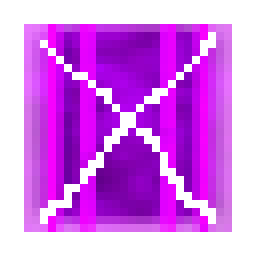
#> input picture Spacebox/Mods/GameSets/Default/Blocks/Lights/Emissions/pink.png, 32 x 32 px, given in place of white.png, which was not available (shown 8 times larger)
$ python torch_textures.py
#> lines starting #> are read from the running program, lines starting #| are printed output that depends on the picture; pictures that were not available may be replaced by others from this repository, and a replacement may not be noted
import os
import sys

from PIL import Image

GAMESET = sys.argv[1] if len(sys.argv) > 1 else os.path.join("Spacebox", "GameSets", "Default")
BLOCKS = os.path.join(GAMESET, "Blocks", "Lights")
EMISSIONS = os.path.join(GAMESET, "Blocks", "Lights", "Emissions")

COLORS = ["white", "blue", "red", "yellow", "cyan", "orange", "green", "pink"]

SIZE = 32
FACE_X0 = 8
FACE_W = 16

BASE = (89, 89, 89, 255)
LIGHT = (112, 112, 112, 255)
HIGHLIGHT = (131, 131, 131, 255)
SHADOW = (68, 68, 68, 255)
DARK = (49, 49, 49, 255)
DARKEST = (27, 27, 27, 255)

LIGHT_INTERIOR = (3, 3, 29, 29)
WINDOW_TOP = 6
WINDOW_BOTTOM = 26

TOP_BAND = [DARK, LIGHT, BASE, BASE, SHADOW, DARKEST]
BOTTOM_BAND = [DARKEST, LIGHT, BASE, BASE, SHADOW, DARK]


def fill(px, x0, y0, x1, y1, color):
    for y in range(y0, y1):
        for x in range(x0, x1):
            px[x, y] = color


def band(px, y0, rows):
    for i, color in enumerate(rows):
        fill(px, 0, y0 + i, SIZE, y0 + i + 1, color)
    x0, x1 = FACE_X0, FACE_X0 + FACE_W
    for i in range(1, len(rows) - 1):
        px[x0, y0 + i] = SHADOW
        px[x1 - 1, y0 + i] = SHADOW
    for x in (x0 + 2, x1 - 3):
        px[x, y0 + 2] = DARKEST
        px[x, y0 + 3] = DARKEST


def window(source):
    return source.crop(LIGHT_INTERIOR).resize((SIZE, WINDOW_BOTTOM - WINDOW_TOP), Image.BOX)


def side_texture(light):
    img = Image.new("RGBA", (SIZE, SIZE), BASE)
    px = img.load()
    band(px, 0, TOP_BAND)
    band(px, WINDOW_BOTTOM, BOTTOM_BAND)
    img.paste(window(light), (0, WINDOW_TOP))
    return img


def side_emission(emission):
    img = Image.new("RGBA", (SIZE, SIZE), (0, 0, 0, 0))
    img.paste(window(emission), (0, WINDOW_TOP))
    return img


def cap_texture():
    img = Image.new("RGBA", (SIZE, SIZE), BASE)
    px = img.load()
    x0, x1 = FACE_X0, FACE_X0 + FACE_W

    for i in range(x0, x1):
        px[i, x0] = DARK
        px[i, x1 - 1] = DARK
        px[x0, i] = DARK
        px[x1 - 1, i] = DARK
    for i in range(x0 + 1, x1 - 1):
        px[i, x0 + 1] = LIGHT
        px[x0 + 1, i] = LIGHT
        px[i, x1 - 2] = SHADOW
        px[x1 - 2, i] = SHADOW

    a, b = x0 + 4, x1 - 4
    for i in range(a, b):
        px[i, a] = SHADOW
        px[a, i] = SHADOW
        px[i, b - 1] = LIGHT
        px[b - 1, i] = LIGHT
    px[a, b - 1] = BASE
    px[b - 1, a] = BASE

    for x, y in ((x0 + 3, x0 + 3), (x1 - 4, x0 + 3), (x0 + 3, x1 - 4), (x1 - 4, x1 - 4)):
        px[x, y] = DARKEST
        px[x + 1, y + 1] = HIGHLIGHT
    return img


def main():
    cap_texture().save(os.path.join(BLOCKS, "torchMetal.png"))
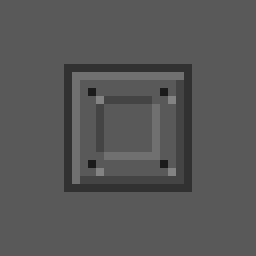
#> saved as torchMetal.png: PIL image 32x32 RGBA (shown 8 times larger); mean R, G, B, A 86.7, 86.7, 86.7, 255

    for color in COLORS:
        light = Image.open(os.path.join(BLOCKS, color + ".png")).convert("RGBA")
#> light is the input picture: PIL image 32x32 RGBA; mean R, G, B, A 126.7, 32.8, 148, 168.3
        emission = Image.open(os.path.join(EMISSIONS, color + ".png")).convert("RGBA")
        name = "torch" + color.capitalize()
        side_texture(light).save(os.path.join(BLOCKS, name + ".png"))
#> in window, `return source.crop(LIGHT_INTERIOR).resize((SIZE, WINDOW_BOTTOM - WINDO..`:
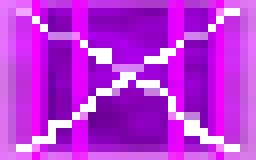
#> returned value: PIL image 32x20 RGBA (shown 8 times larger); mean R, G, B, A 189.7, 50.5, 222.7, 255
#> in side_texture, `img.paste(window(light), (0, WINDOW_TOP))`:
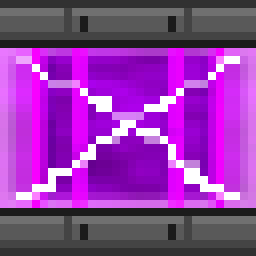
#> img: PIL image 32x32 RGBA (shown 8 times larger); mean R, G, B, A 144.9, 57.9, 165.5, 255
        side_emission(emission).save(os.path.join(EMISSIONS, name + ".png"))
#> in side_emission, `img = Image.new("RGBA", (SIZE, SIZE), (0, 0, 0, 0))`: img: PIL image 32x32 RGBA; every value is 0
#> in side_emission, `img.paste(window(emission), (0, WINDOW_TOP))`:
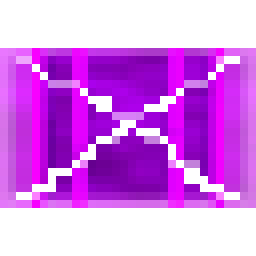
#> img: PIL image 32x32 RGBA (shown 8 times larger); mean R, G, B, A 118.6, 31.6, 139.2, 159.4; transparent parts drawn white


if __name__ == "__main__":
#> (the run stopped early here; a loop or call above may not have finished)
